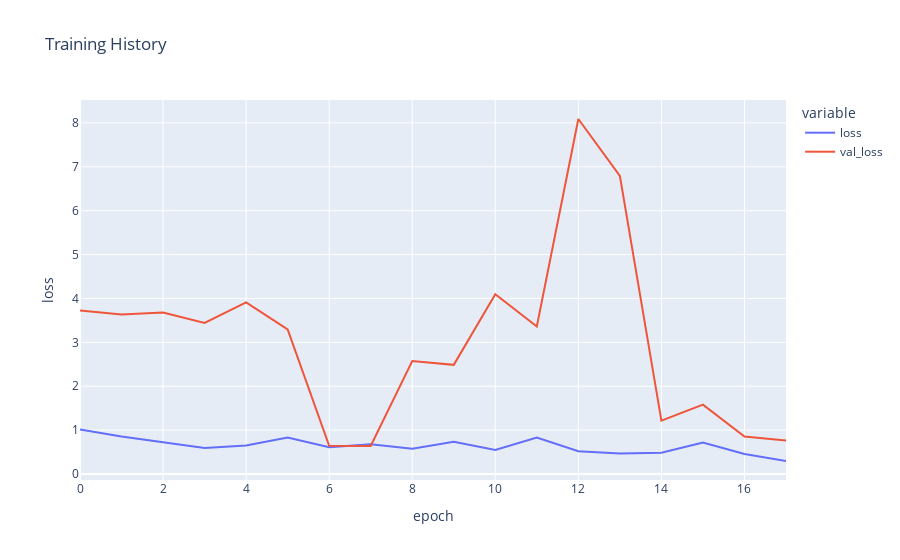

The cell this chart's notebook holds for it:
### Code cell
fx = px.line(
    history_gender.history, y=["loss", "val_loss"],
    labels = {'index':'epoch', 'value':'loss'},
    title = 'Training History')

fig.show()

### Figure 1 — Plotly figure (JSON) as saved in the notebook; plotly's stock layout.template omitted (floating-point values rounded to 4 significant figures)
{"data": [{"hovertemplate": "variable=loss<br>epoch=%{x}<br>loss=%{y}<extra></extra>", "legendgroup": "loss", "line": {"color": "#636efa", "dash": "solid"}, "marker": {"symbol": "circle"}, "mode": "lines", "name": "loss", "orientation": "v", "showlegend": true, "x": [0, 1, 2, 3, 4, 5, 6, 7, 8, 9, 10, 11, 12, 13, 14, 15, 16, 17], "xaxis": "x", "y": [1.017, 0.8562, 0.7219, 0.5945, 0.6526, 0.8314, 0.6126, 0.681, 0.5788, 0.7361, 0.5479, 0.8324, 0.5193, 0.4653, 0.485, 0.7203, 0.4557, 0.2969], "yaxis": "y", "type": "scatter"}, {"hovertemplate": "variable=val_loss<br>epoch=%{x}<br>loss=%{y}<extra></extra>", "legendgroup": "val_loss", "line": {"color": "#EF553B", "dash": "solid"}, "marker": {"symbol": "circle"}, "mode": "lines", "name": "val_loss", "orientation": "v", "showlegend": true, "x": [0, 1, 2, 3, 4, 5, 6, 7, 8, 9, 10, 11, 12, 13, 14, 15, 16, 17], "xaxis": "x", "y": [3.724, 3.632, 3.682, 3.441, 3.91, 3.295, 0.6431, 0.6413, 2.574, 2.488, 4.095, 3.363, 8.089, 6.793, 1.217, 1.58, 0.8543, 0.7628], "yaxis": "y", "type": "scatter"}], "layout": {"xaxis": {"anchor": "y", "domain": [0, 1], "title": {"text": "epoch"}, "type": "linear", "range": [0, 17], "autorange": true}, "yaxis": {"anchor": "x", "domain": [0, 1], "title": {"text": "loss"}, "type": "linear", "range": [-0.1359, 8.522], "autorange": true}, "legend": {"title": {"text": "variable"}, "tracegroupgap": 0}, "title": {"text": "Training History"}, "autosize": true}}
